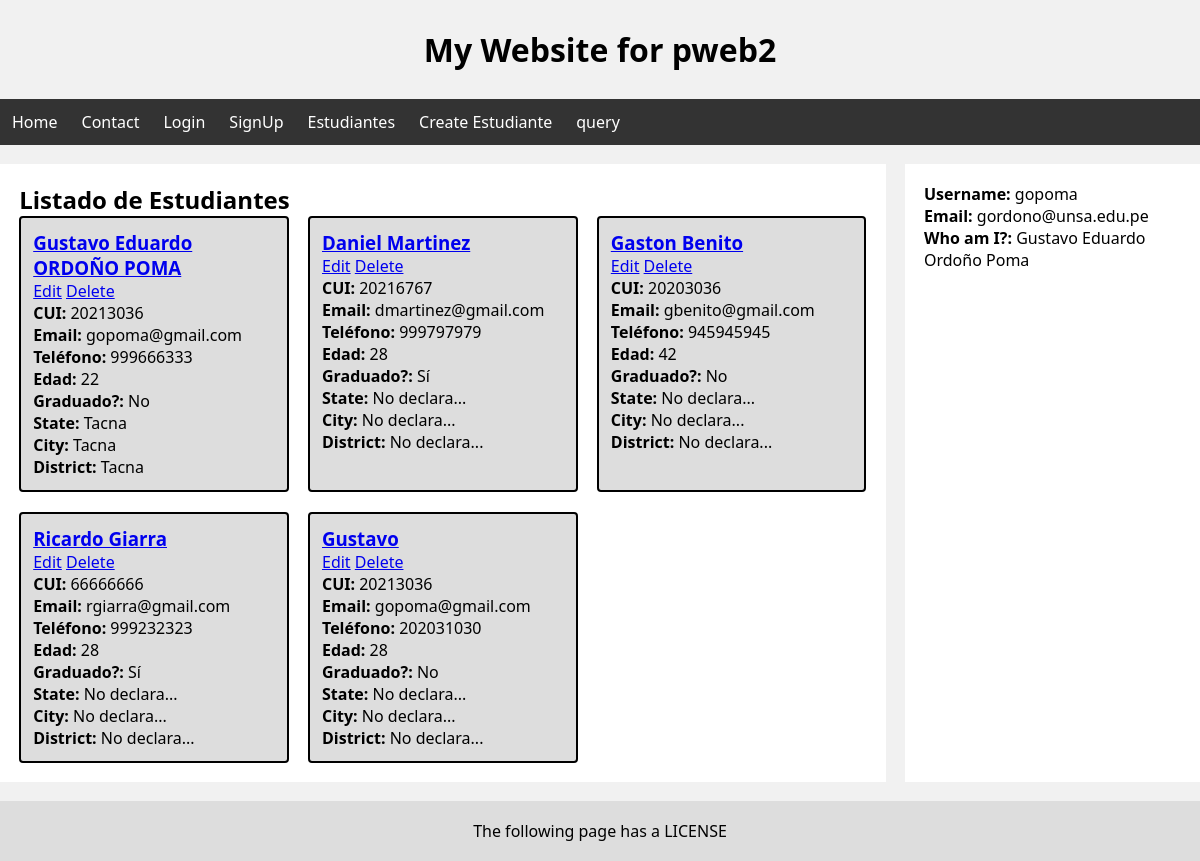
The app's page /estudiantes/ (signed in) with its own data.
### estudiantes/models.py (models this page shows, shortened)
class Estudiante(models.Model):
    cui = models.CharField(max_length=8)
    fullname = models.CharField(max_length=255)
    age = models.IntegerField()
    email = models.EmailField()
    phone_number = models.CharField(max_length=9)
    graduated = models.BooleanField(default=False)
    state = models.CharField(blank=True, max_length=255)
    city = models.CharField(blank=True, max_length=255)
    district = models.CharField(blank=True, max_length=255)
    def get_absolute_url(self):
        return reverse("estudiantes:estudiante-detail", kwargs={"pk": self.id})

### estudiantes/views.py (the view)
# urls.py: path('', EstudianteListView.as_view(), name="estudiante-list"),
class EstudianteListView(ListView):
    model = Estudiante

### estudiantes/templates/estudiantes/estudiante_list.html (shortened to what this page needs)
{% extends 'layouts/main-layout.html' %}
{% block content %}
    <h2>Listado de Estudiantes</h1>
    <section class="students">
        {% for estudiante in object_list %}
            <article class="students__student">
                <h3>
                    <a href="{{ estudiante.get_absolute_url }}">{{ estudiante.fullname }}</a>
                </h3>
                <a href="{{ estudiante.get_absolute_url }}update">Edit</a>
                <a href="{{ estudiante.get_absolute_url }}delete">Delete</a>
                <p><b>CUI: </b>{{ estudiante.cui }}</p>
                <p><b>Email: </b>{{ estudiante.email }}</p>
                <p><b>Teléfono: </b>{{ estudiante.phone_number }}</p>
                <p><b>Edad: </b>{{ estudiante.age }}</p>
                <p><b>Graduado?: </b>
                    {% if estudiante.graduated %}
                        <span>Sí</span>
                    {% else %}
                        <span>No</span>
                    {% endif %}
                </p>
                <p><b>State: </b>{{ estudiante.state|default:"No declara..." }}</p>
                <p><b>City: </b>{{ estudiante.city|default:"No declara..." }}</p>
                <p><b>District: </b>{{ estudiante.district|default:"No declara..." }}</p>
            </article>
        {% endfor %}
    </section>
{% endblock %}

### templates/layouts/main-layout.html (shortened to what this page needs)
{% load static %}
<!DOCTYPE html>
<html lang="en">
<head>
    <link rel="stylesheet" href="{% static 'css/styles.css' %}">
</head>
<body>
    {% include '../components/header.html' %}
    {% include '../components/navbar.html' %}
    <main class="main">
        <div class="leftcolumn">
            {% block content %}{% endblock %}
        </div>
        <div class="rightcolumn">
            <aside>
                {% if user.is_authenticated %}
                    <p><b>Username:</b> <span>{{ user.username }}</span></p>
                    <p><b>Email:</b> <span>{{ user.email }}</span></p>
                    <p><b>Who am I?:</b> <span>{{ user.first_name }} {{ user.last_name }}</span></p>
                {% else %}
                    <b>Not authenticated yet!</b>
                {% endif %}
            </aside>
        </div>
    </main>
    {% include '../components/footer.html' %}
</body>
</html>

### static/css/styles.css (style rules this page uses)
* { box-sizing: border-box; margin: 0; padding: 0; font-family:'Segoe UI', Tahoma, Geneva, Verdana, sans-serif; }
body { background-color: #F1F1F1; }
.main { margin-top: 1.2rem; margin-bottom: 1.2rem; display: grid; gap: 1.2rem; grid-template-columns: 3fr 1fr; }
.leftcolumn { min-height: 54.5vh; padding: 1.2rem; background-color: #FFF; }
.rightcolumn { padding: 1.2rem; background-color: #FFF; }

### estudiantes/templates/estudiantes/estudiante_list.html (style rules this page uses)
.students { display: grid; gap: 1.2rem; grid-template-columns: repeat(3, 1fr); }
.students__student { border: 2px solid #000; border-radius: 4px; padding: 0.75rem; background-color: #DDD; }

### records on screen
Estudiante: fullname "Gustavo Eduardo ORDOÑO POMA", cui "20213036", email "gopoma@gmail.com", phone_number "999666333", age "22", graduated "No", state "Tacna", city "Tacna", district "Tacna"
Estudiante: fullname "Daniel Martinez", cui "20216767", email "dmartinez@gmail.com", phone_number "999797979", age "28", graduated "Sí", state "No declara...", city "No declara...", district "No declara..."
Estudiante: fullname "Gaston Benito", cui "20203036", email "gbenito@gmail.com", phone_number "945945945", age "42", graduated "No", state "No declara...", city "No declara...", district "No declara..."
Estudiante: fullname "Ricardo Giarra", cui "66666666", email "rgiarra@gmail.com", phone_number "999232323", age "28", graduated "Sí", state "No declara...", city "No declara...", district "No declara..."
Estudiante: fullname "Gustavo", cui "20213036", email "gopoma@gmail.com", phone_number "202031030", age "28", graduated "No", state "No declara...", city "No declara...", district "No declara..."

### other values on screen
{{ user.username }} "gopoma"
{{ user.email }} "gordono@unsa.edu.pe"
{{ user.first_name }} "Gustavo Eduardo"
{{ user.last_name }} "Ordoño Poma"
